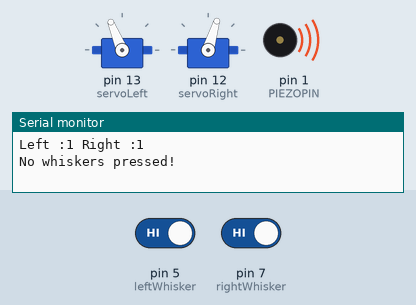
The sketch below on a simulated Arduino Uno, built with avr-gcc and run on an emulated ATmega328P. On the bench: 2 × servo, buzzer (waves = sounding), the last lines printed to the serial monitor. The test bench sets the inputs (shaded band); at power-on: pin 5 (leftWhisker) HIGH, pin 7 (rightWhisker) HIGH.

Above: at 8.4 s.
8.5 s: pin 5 (leftWhisker) driven LOW and pin 7 (rightWhisker) driven LOW
At 22.8 s:
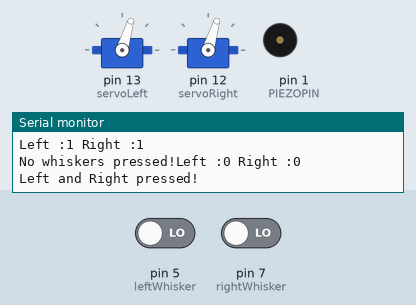
23.5 s: pin 5 (leftWhisker) driven HIGH
At 28.0 s:
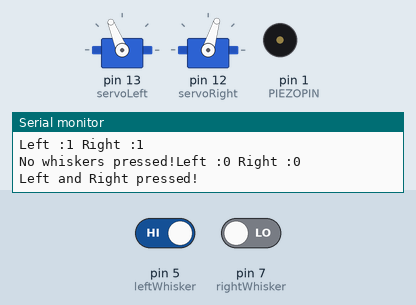
Timing chart, 0 to 51.5 s (numbered marks = the images above; inputs shaded):
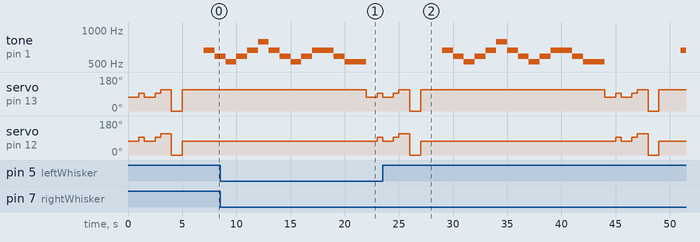

The sketch:

sketch_jun26a_finale_.ino
```cpp
#include <Servo.h>                           // Include servo library

Servo servoLeft;                             // Declare left servo signal
Servo servoRight;                            // Declare right servo signal

int PIEZOPIN = 1;
int leftWhisker = 5;
int rightWhisker = 7;


#define LED 11  //LED connected to
               //digital pin


//// One octave of notes between A4 and A5, for Piezo Greeting
//int note_A4 = 440;
//int note_As4 = 466; int note_Bb4 = note_As4;
//int note_B4 = 494;
//int note_C5 = 523;
//int note_Cs5 = 554; int note_Db5 = note_Cs5;
//int note_D5 = 587;
//int note_Ds5 = 622; int note_Eb5 = note_Ds5;
//int note_E5 = 659;
//int note_F5 = 698;
//int note_Fs5 = 740; int note_Gb5 = note_Fs5;
//int note_G5 = 784;
//int note_Gs5 = 830; int note_Ab5 = note_Gs5;

void setup()
{
  pinMode(PIEZOPIN, OUTPUT);                 // Attach piezo to pin 5.
  servoLeft.attach(13);                      // Attach left signal to pin 13
  servoRight.attach(12);                     // Attach right signal to pin 12
  servoLeft.writeMicroseconds(1500);        // Calibrate left servo
  servoRight.writeMicroseconds(1500);       // Calibrate right servo
  // Attach LED pins here.
  Serial.begin(9600);
   pinMode(leftWhisker, INPUT);
   pinMode(rightWhisker, INPUT);

}


//void loop()
//{
//  // Code for testing servos.
//  // Tinker with the numbers to see how they work!
//  // For help, visit https://learn.parallax.com/tutorials/robot/shield-bot/robotics-board-education-shield-arduino/chapter-2-shield-lights-servo-4.
//  servoLeft.writeMicroseconds(1300);
//  delay(500);
//  servoLeft.writeMicroseconds(1500);
//  servoRight.writeMicroseconds(1300);
//  delay(500);
//  servoRight.writeMicroseconds(1500);
//  delay(500);
//  servoRight.writeMicroseconds(1500);
//  servoLeft.writeMicroseconds(1500);
//}


void loop()
{
  int leftWhiskerValue = digitalRead(leftWhisker);
  int rightWhiskerValue = digitalRead(rightWhisker);
  Serial.print("Left :");
  Serial.print(leftWhiskerValue);
  Serial.print(" Right :");
  Serial.print(rightWhiskerValue);
  Serial.println("");
  if(leftWhiskerValue == 0 && rightWhiskerValue == 0)
    Serial.println("Left and Right pressed!");
   else if(leftWhiskerValue == 0)
    Serial.print("Left pressed!");
   else if(rightWhiskerValue == 0)
    Serial.print("Right pressed!");
   else
    Serial.print("No whiskers pressed!");

  servoLeft.writeMicroseconds(1300);
  servoRight.writeMicroseconds(1300);
  delay(1000);
  servoLeft.writeMicroseconds(1500);
  servoRight.writeMicroseconds(1500);
  delay(500);
  servoLeft.writeMicroseconds(1300);
  servoRight.writeMicroseconds(1300);
  delay(1000);
  servoLeft.writeMicroseconds(1500);
  servoRight.writeMicroseconds(1500);
  delay(500);
   servoLeft.writeMicroseconds(1700);
   servoRight.writeMicroseconds(1700);
   delay(1000);
    servoLeft.writeMicroseconds(-1700);
    servoRight.writeMicroseconds(-1700);
    delay(1000);
      servoLeft.writeMicroseconds(1700);
      servoRight.writeMicroseconds(1300);
      delay(2000);
    int note_A4 = 440;
int note_As4 =466; int note_Bb4 = note_As4;
int note_B4 = 494;
int note_C5 = 523;
int note_Cs5 = 554; int note_Db5 = note_Cs5;
int note_D5 = 587;
int note_Ds5 = 622; int note_Eb5 = note_Ds5;
int note_E5 = 659;
int note_F5 = 698;
int note_Fs5 = 740; int note_Gb5 = note_Fs5;
int note_G5 = 784;
int note_Gs5 = 830; int note_Ab5 = note_Gs5;

tone(PIEZOPIN, note_E5, 2000);
delay(1000);
tone(PIEZOPIN, note_D5,2000);
delay(1000);
tone(PIEZOPIN, note_C5, 2000);
delay(1000);
tone(PIEZOPIN, note_D5,2000);
delay(1000);
tone(PIEZOPIN, note_E5, 2000);
noTone(PIEZOPIN);
tone(PIEZOPIN, note_E5, 2000);
noTone(PIEZOPIN);
tone(PIEZOPIN, note_E5, 2000);
noTone(PIEZOPIN);
tone(PIEZOPIN, note_D5,2000);
noTone(PIEZOPIN);
tone(PIEZOPIN, note_D5,2000);
noTone(PIEZOPIN);
tone(PIEZOPIN, note_D5,2000);
noTone(PIEZOPIN);
tone(PIEZOPIN, note_E5, 2000);
delay(1000);
tone(PIEZOPIN, note_G5, 2000);
noTone(PIEZOPIN);
tone(PIEZOPIN, note_G5, 2000);
delay(1000);
tone(PIEZOPIN, note_E5, 2000);
delay(1000);
tone(PIEZOPIN, note_D5,2000);
delay(1000);
tone(PIEZOPIN, note_C5, 2000);
delay(1000);
tone(PIEZOPIN, note_D5,2000);
delay(1000);
tone(PIEZOPIN, note_E5, 2000);
noTone(PIEZOPIN);
tone(PIEZOPIN, note_E5, 2000);
noTone(PIEZOPIN);
tone(PIEZOPIN, note_E5, 2000);
noTone(PIEZOPIN);
tone(PIEZOPIN, note_E5, 2000);
delay(1000);
tone(PIEZOPIN, note_D5,2000);
noTone(PIEZOPIN);
tone(PIEZOPIN, note_D5,2000);
noTone(PIEZOPIN);
tone(PIEZOPIN, note_E5, 2000);
delay(1000);
tone(PIEZOPIN, note_D5,2000);
delay(1000);
tone(PIEZOPIN, note_C5, 2000);

digitalWrite(LED, HIGH);               //turns the LED on
   delay(1000);
digitalWrite(LED, LOW);
  delay(1000);
}
```

Measured:
- by itself, tone on pin 1 (PIEZOPIN): plays 659 Hz for 1.0 s, 587 Hz for 1.0 s, 523 Hz for 1.0 s, 587 Hz for 1.0 s, 659 Hz for 1.0 s, 784 Hz for 1.0 s … (14 notes in this stretch)
